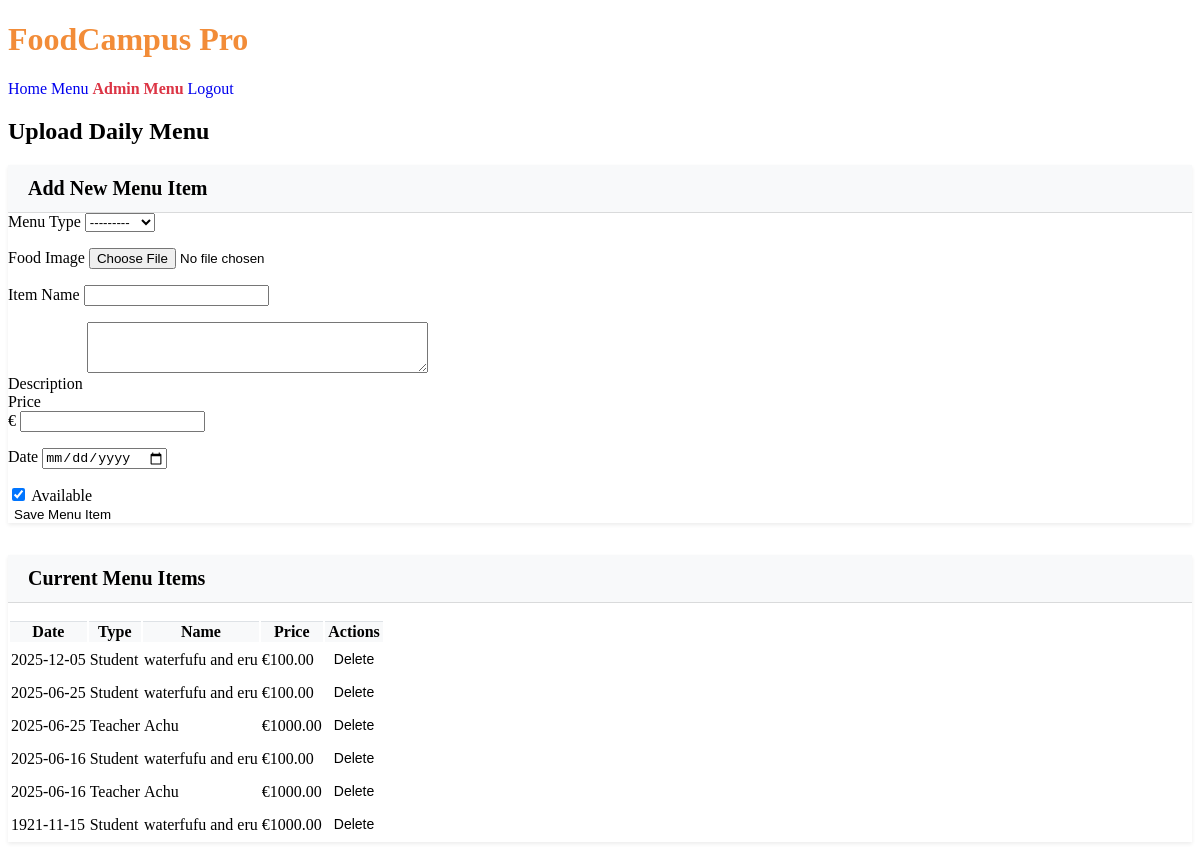
The page /menu/admin/upload/ (signed in) on the database as committed earlier.
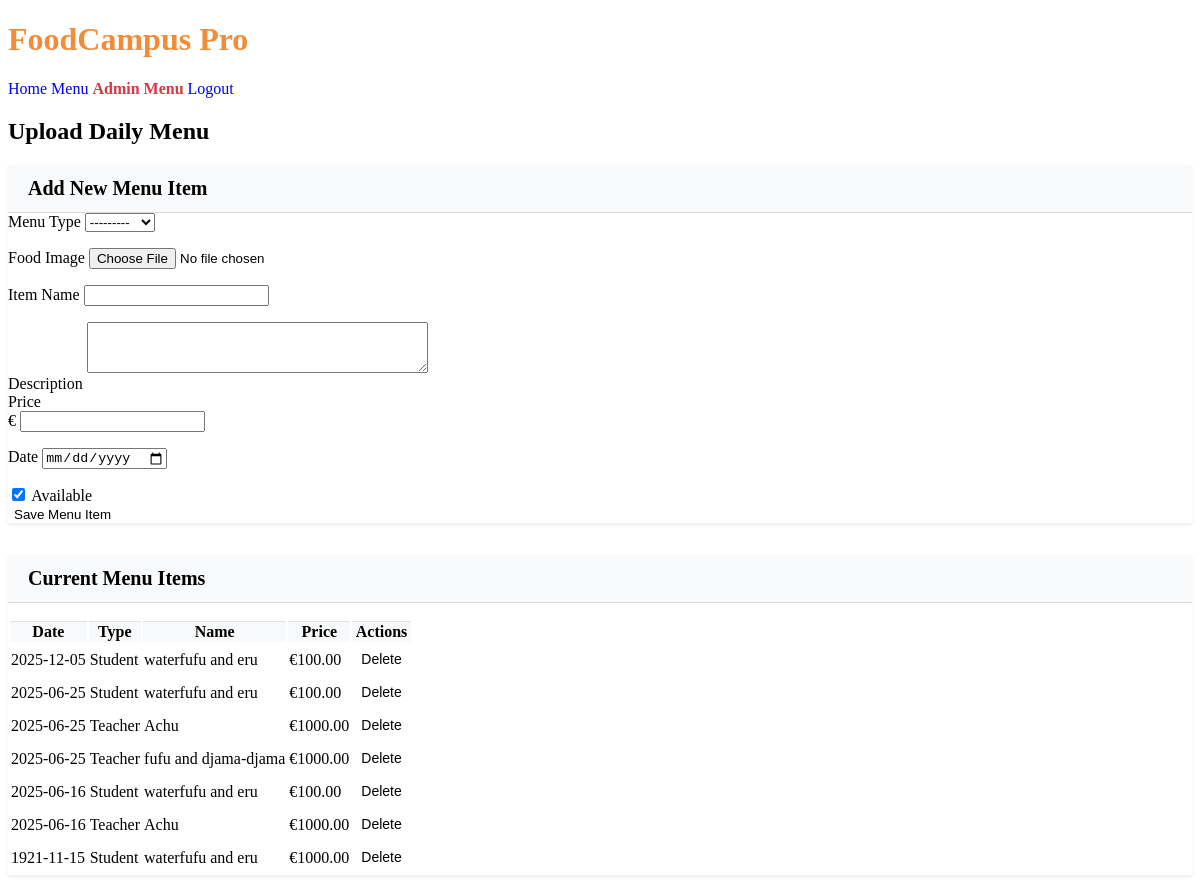
The same page on the database as committed later.
### menus/models.py (models this page shows, shortened)
class DailyMenu(models.Model):
    type = models.CharField(
        max_length=20,
        choices=[('student', 'Student'), ('teacher', 'Teacher')],
    )
    name = models.CharField(max_length=255)
    description = models.TextField()
    image = models.ImageField(upload_to=menu_image_path, blank=True, null=True)
    price = models.DecimalField(max_digits=10, decimal_places=2)
    date = models.DateField()
    available = models.BooleanField(default=True)
    created_at = models.DateTimeField(auto_now_add=True)

### menus/views.py (the view)
# urls.py: path('admin/upload/', views.admin_menu_upload, name='admin_menu_upload'),
@login_required
@user_passes_test(is_admin)
def admin_menu_upload(request):
    if request.method == 'POST':
        form = DailyMenuForm(request.POST, request.FILES)
        if form.is_valid():
            menu = form.save(commit=False)
            menu.save()
            messages.success(request, 'Menu item added successfully!')
            return redirect('admin_menu_upload')
    else:
        form = DailyMenuForm()
    menu_items = DailyMenu.objects.all().order_by('-date', 'type')
    return render(request, 'menu/admin_menu_upload.html', {
        'form': form,
        'menu_items': menu_items
    })

### menus/forms.py
class DailyMenuForm(forms.ModelForm):
    class Meta:
        model = DailyMenu
        fields = ['type', 'name', 'description', 'price', 'date', 'available', 'image']
        widgets = {
            'date': forms.DateInput(attrs={'type': 'date', 'class': 'form-control'}),
            'description': forms.Textarea(attrs={'rows': 3, 'class': 'form-control'}),
            'type': forms.Select(attrs={'class': 'form-select'}),
            'name': forms.TextInput(attrs={'class': 'form-control'}),
            'price': forms.NumberInput(attrs={'class': 'form-control', 'step': '0.01'}),
            'available': forms.CheckboxInput(attrs={'class': 'form-check-input'}),
            'image': forms.FileInput(attrs={'class': 'form-control'})
        }
    def __init__(self, *args, **kwargs):
        super().__init__(*args, **kwargs)
        if self.instance and self.instance.pk:
            self.fields['image'].required = False

### accounts/models.py (called while the page is built)
    @property
    def is_staff(self):
        return self.is_admin

### menus/views.py (called while the page is built)
def is_admin(user):
    return user.is_authenticated and user.is_staff

### templates/menu/admin_menu_upload.html (shortened to what the changed rows need)
{% extends 'base.html' %}
{% load static %}
{% block extra_css %}
<link rel="stylesheet" href="{% static 'css/admin.css' %}">
{% endblock %}
{% block content %}
<div class="container mt-4">
    <h2>Upload Daily Menu</h2>
    <div class="row">
        <div class="col-md-6">
            <div class="card">
                <div class="card-body">
                    <div class="table-responsive">
                        <table class="table table-striped">
                            <thead>
                                <tr>
                                    <th>Date</th>
                                    <th>Type</th>
                                    <th>Name</th>
                                    <th>Price</th>
                                    <th>Actions</th>
                                </tr>
                            </thead>
                            <tbody>
                                {% for item in menu_items %}
                                <tr>
                                    <td>{{ item.date|date:"Y-m-d" }}</td>
                                    <td>{{ item.get_type_display }}</td>
                                    <td>{{ item.name }}</td>
                                    <td>€{{ item.price }}</td>
                                    <td>
                                        <form method="post" action="{% url 'menus:delete_menu_item' item.id %}" class="d-inline">
                                            <button type="submit" class="btn btn-sm btn-danger"
                                                    onclick="return confirm('Are you sure you want to delete this item?')">
                                                Delete
                                            </button>
                                        </form>
                                    </td>
                                </tr>
                                {% empty %}
                                <tr>
                                    <td colspan="5" class="text-center">No menu items found.</td>
                                </tr>
                                {% endfor %}
                            </tbody>
                        </table>
                    </div>
                </div>
            </div>
        </div>
    </div>
</div>
{% endblock %}

Rows that differ between the two databases and show on the page:
added DailyMenu: date "2025-06-25", type "Teacher", name "fufu and djama-djama", price "1000.00"
